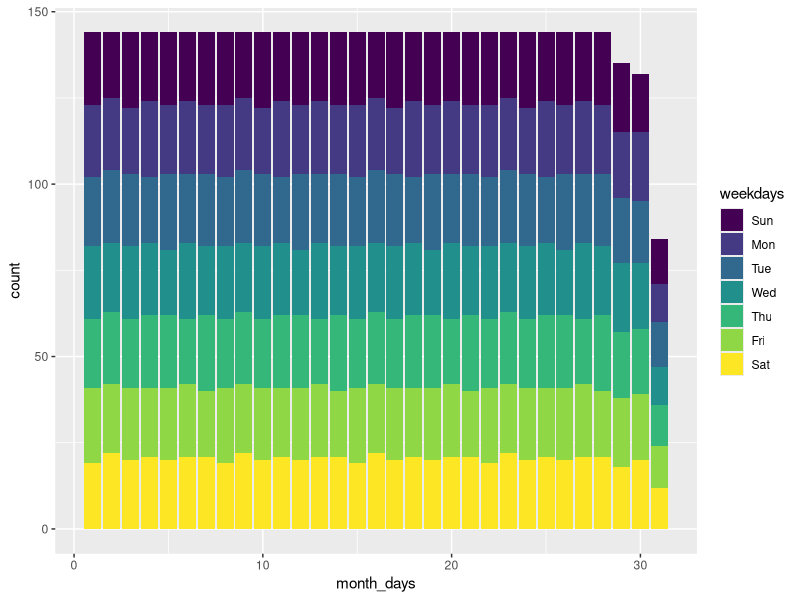

This figure's R source:
## ---- chunk 1
knitr::opts_chunk$set(echo = TRUE)
library(tidyverse)
library(lubridate)
## ---- chunk 2
mdy("04-18-2022")
## ---- chunk 3
month(now())
wday(now(), label = TRUE)
## ---- chunk 4
end_date <- now()
# span is interval, years(1) is duration
span <- end_date - years(1)
span
end_date - days(10)
## ---- chunk 5
birthday <- ymd("2022-05-01") # (this is my daughter's birthday)
birthday - today()

wday(birthday, label = TRUE)

wday(ymd("2014-05-01"), label = TRUE)
## ---- chunk 6
dates <- seq.Date(from=ymd("2010-01-01"), to=ymd("2021-12-31"), by = 1)

thirteens <- dates[mday(dates) == 13]
table(wday(thirteens, label=TRUE))
## ---- chunk 7
dframe <- data.frame(dates = dates, 
                     weekdays = wday(dates, label=TRUE), 
                     month_days = mday(dates))
dframe %>% 
  ggplot(aes(x = month_days, fill = weekdays)) + 
  geom_bar()
## ---- chunk 8
xtabs(~weekdays+month_days, data = dframe)
